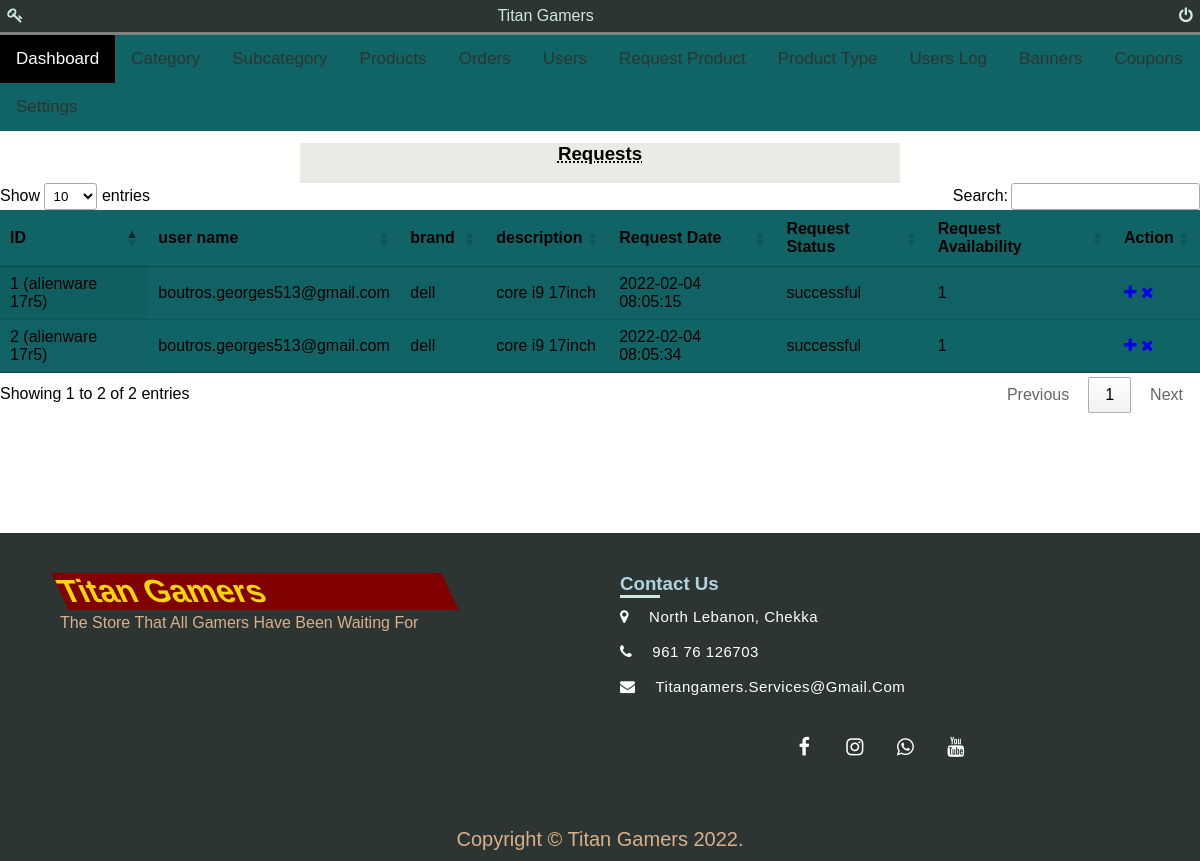
The app's page /admin/titan_requestproduct.php (signed in) with its own data.
### tables this page shows
CREATE TABLE `requestproduct` (
  `id` int(11) NOT NULL,
  `userEmail` varchar(255) NOT NULL,
  `brand` varchar(255) NOT NULL,
  `series` varchar(255) NOT NULL,
  `description` longtext NOT NULL,
  `requestStatus` varchar(255) NOT NULL,
  `requestAvailability` int(11) NOT NULL,
  `requestDate` timestamp NOT NULL DEFAULT current_timestamp(),
  `updateDate` varchar(255) NOT NULL
);

CREATE TABLE `users` (
  `id` int(11) NOT NULL,
  `name` varchar(255) NOT NULL,
  `email` varchar(255) NOT NULL,
  `contactno` bigint(20) NOT NULL,
  `password` varchar(255) NOT NULL,
  `shippingAddress` longtext NOT NULL,
  `shippingState` varchar(255) NOT NULL,
  `shippingCity` varchar(255) NOT NULL,
  `shippingPincode` int(11) NOT NULL,
  `billingAddress` longtext NOT NULL,
  `billingState` varchar(255) NOT NULL,
  `billingCity` varchar(255) NOT NULL,
  `billingPincode` int(11) NOT NULL,
  `userStatus` int(11) NOT NULL,
  `status` text NOT NULL,
  `code` mediumint(50) NOT NULL,
  `RegDate` timestamp NOT NULL DEFAULT current_timestamp(),
  `updationDate` varchar(255) NOT NULL
);

### admin/titan_requestproduct.php (the view, shortened to what this page needs)
<?php
include('db/connection.php');
if(strlen($_SESSION['email'])==0)
	{
header('location:index.php');
}
else{
?>
<!DOCTYPE html>
<html lang="en">
<head>
<link href="https://cdn.datatables.net/1.11.3/css/jquery.dataTables.min.css" rel="stylesheet">
		<link rel="stylesheet" href="https://cdnjs.cloudflare.com/ajax/libs/font-awesome/4.7.0/css/font-awesome.min.css">
			<link href="css/admin.css" rel="stylesheet">
</head>
<body>
<?php include('include/sidebar.inc.php');?>
<center>
	<div class="container">
<div class="titlewrapper">
	<h3 class="title">requests</h3>
</div>
<div class="wrapper">
		<br />
</center>
										<table id="datable" class="display" style="width:100%">
											<thead>
												<tr>
													<th id="custom_td">ID</th>
													<th id="custom_td">user name</th>
													<th id="custom_td" width="50">brand</th>
													<th id="custom_td">description </th>
													<th id="custom_td">Request Date</th>
													<th id="custom_td">Request Status</th>
													<th id="custom_td">Request Availability</th>
													<th id="custom_td">Action</th>
												</tr>
											</thead>
	<tbody>
<?php
$status='successful';
$query=mysqli_query($con,"SELECT users.email AS email,requestproduct.brand AS brand, requestproduct.series AS series,
 requestproduct.description AS description, requestproduct.requestStatus AS requestStatus, requestproduct.requestDate AS requestDate,
 requestproduct.requestAvailability AS requestAvailability, requestproduct.id AS id FROM requestproduct JOIN users ON
 requestproduct.userEmail=users.email WHERE requestStatus='$status'");
$cnt=1;
while($row=mysqli_fetch_array($query))
{
?>
										<tr id="custom_tr">
											<td><?php echo htmlentities($cnt);?></td>
											<td id="cap_username"><?php echo htmlentities($row['email']);?></td>
											<td><?php echo htmlentities($row['brand']);?></td>
											<td><?php echo htmlentities($row['series']);?></td>
											<td><?php echo htmlentities($row['description']);?></td>
											<td><?php echo htmlentities($row['requestDate']);?></td>
											<td><?php echo htmlentities($row['requestStatus']);?></td>
											<td><?php echo htmlentities($row['requestAvailability']);?></td>
											<td>
												<a href="titan_updaterequest.php?requestid=<?php echo $row['id'];?>" title="Update request" target="_blank"><i class="fa fa-plus"></i></a>
												<a href="titan_requestproduct.php?requestid=<?php echo $row['id'];?>&del=delete" onClick="return confirm('Are you sure you want to delete?')"><i class="fa fa-times"></i></a>
											</td>
											</tr>
										<?php $cnt=$cnt+1; } ?>
										</tbody>
								</table>
<?php include('include/footer.inc.php');?>
</body>
<?php } ?>

### admin/include/sidebar.inc.php (shortened to what this page needs)
<head>
	    <link rel="stylesheet" href="https://cdnjs.cloudflare.com/ajax/libs/font-awesome/4.7.0/css/font-awesome.min.css">
</head>
<header class="admin-panel">
	<div class="wrapper">
	<div class="topbar">
		<ul class="topbar-list">
			<li class="topbar-li left">
				<a href="titan_changepassword.php" title="change password" class="topbar-link">
					<i class="fa fa-key"></i>
				</a>
			</li>
			<li class="topbar-li center">
				<a href="#" class="topbar-link">
					<span class="logo">titan gamers</span>
				</a>
			</li>
			<li class="topbar-li right">
				<a href="titan_logout.php" title="logout" class="topbar-link">
					<i class="fa fa-power-off"></i>
				</a>
			</li>
		</ul>
	</div>
			<div class="sidebar-wrapper">
				<div class="sidebar" id="sidebar">
					<a href="dashboard.php" class="active">dashboard</a>
					<a href="titan_category.php">category</a>
					<a href="titan_subcategory.php">subcategory</a>
					<a href="titan_manageproducts.php">products</a>
					<a href="titan_orders.php">orders</a>
					<a href="titan_manageusers.php">users</a>
					<a href="titan_requestproduct.php">request product</a>
					<a href="productType.php">product type</a>
					<a href="titan_userlogs.php">users log</a>
					<a href="titan_banners.php">banners</a>
					<a href="titan_coupons.php">coupons</a>
					<a href="settings.php">settings</a>
				</div>
			</div>
		</div>
</header>

### admin/include/footer.inc.php
<link href="css/footer.css" rel="stylesheet">
<body class="body_footer">
<footer class="footer">
<div class="footer_wrapper">
  <div class="footer_categories">
    <h1 class="footer_title">titan gamers</h1>
    <p class="footer_desc">the store that all gamers have been waiting for</p>
  </div>
  <div class="footer_categories">
    <h3>Contact us</h3>
    <div class="border1"></div>
      <ul class="footer_lists">
        <li class="footer_li"><i class="contactus_icon fa fa-map-marker" aria-hidden="true"></i>north lebanon, chekka</li>
        <li class="footer_li"><i class="contactus_icon fa fa-phone" aria-hidden="true"></i>961 76 126703</li>
        <li class="footer_li"><i class="contactus_icon fa fa-envelope" aria-hidden="true"></i>titangamers.services@gmail.com</li>
      </ul>
      <div class="social_media">
        <a href="#" class="sm_links"><i class="sm_icon fb fa fa-facebook"></i></a>
        <a href="#" class="sm_links"><i class="sm_icon insta fa fa-instagram"></i></a>
        <a href="#" class="sm_links"><i class="sm_icon wtp fa fa-whatsapp"></i></a>
        <a href="#" class="sm_links"><i class="sm_icon yt fa fa-youtube"></i></a>
      </div>
  </div>
</div>
<div class="footer_bottom">
  Copyright &copy; titan Gamers <script>document.write(new Date().getFullYear())</script>.
</div>
</footer>
</body>

### admin/css/admin.css (style rules this page uses)
.container { background-color: #ECEAE4; width: 50%; }
.titlewrapper .title { text-transform: capitalize; font-family: sans-serif; transition: 1s; text-decoration: underline; text-decoration-style: dotted; font-weight: 900; margin-top: 2%; background-clip: text; -webkit-background-clip: text; -webkit-text-stroke: 8px transparent; }
table { background-color: #116466; }

### admin/css/footer.css (style rules this page uses)
.body_footer { position: relative; padding-bottom: 448px; min-height: 100vh; }
.footer { position: absolute; width: 100%; background: #2C3531; display: block; bottom: 0; }
.footer_wrapper { width: 95%; margin: auto; padding: 30px 10px; display: flex; flex-wrap: wrap; box-sizing: border-box; justify-content: center; }
.footer_categories { width: 25%; text-transform: capitalize; padding: 10px 20px; box-sizing: border-box; color: #b1d4e0; }
.footer_categories .footer_desc { font-size: 16px; text-align: justify; line-height: 25px; color: #D9B08C; }
.footer_categories .footer_title { color: gold; background-color: maroon; transform: skew(25deg); font-weight: bolder; font-family: sans-serif; width: 75%; }
.border1 { height: 3px; width: 40px; background: #D1E8E2; color: red; border: 0px; }
.footer_lists { list-style: none; color: #fff; font-size: 15px; letter-spacing: 0.5px; }
.footer_lists .footer_li { margin: 10px 0; height: 25px; }
.footer_li .contactus_icon { margin-right: 20px; }
.social_media { width: 100%; color: #fff; text-align: center; font-size: 20px; }
.social_media .sm_links { text-decoration: none; }
.social_media .sm_icon { height: 25px; width: 25px; margin: 20px 10px; padding: 4px; color: #fff; transition: 0.5s; }
.footer_bottom { padding: 10px; background: #2C3531; color: #D9B08C; font-size: 12px; text-align: center; font-size: 20px; text-transform: capitalize; }
@media screen and (max-width: 1275px) { .footer_categories { width: 50%; } }

### admin/include/sidebar.inc.php (style rules this page uses)
* { margin: 0; padding: 0; box-sizing: border-box; font-family: sans-serif; }
.topbar { background-color: #2C3531; width: 100%; padding: 0.6%; border-bottom: 3px solid gray; }
.topbar ul li { display: inline-flex; list-style: none; }
.topbar ul .right { float: right; color: white; }
.topbar ul .center { margin-left: 40%; }
.topbar ul .left { float: left; color: red; }
.topbar a { text-decoration: none; text-transform: capitalize; color: #D1E8E2; }
.sidebar { overflow: hidden; background-color: #116466; }
.sidebar a { float: left; display: block; color: #2C3531; text-transform: capitalize; text-align: center; padding: 14px 16px; text-decoration: none; font-size: 17px; }
.sidebar a.active { background-color: black; color: white; }

### records on screen
requestproduct: users.email "boutros.georges513@gmail.com", brand "dell", series "alienware 17r5)", description "core i9 17inch", requestDate "2022-02-04 08:05:15", requestStatus "successful", requestAvailability "1"
requestproduct: users.email "boutros.georges513@gmail.com", brand "dell", series "alienware 17r5)", description "core i9 17inch", requestDate "2022-02-04 08:05:34", requestStatus "successful", requestAvailability "1"
